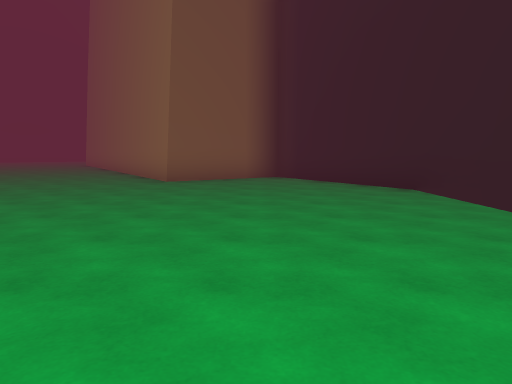
[1] (above)

16 first-person views from a walk through a Unity game level. The camera is 1.3 m above the floor, tilts 6° down and sees 70° across. The floor is counted in squares, 2 m on a side. Each view is taken from the middle of a square. On the plan, view 1 faces up. The plan holds only what a view shows up to about 11 squares ahead; the rest is blank. The place goes on beyond the plan.

[2]
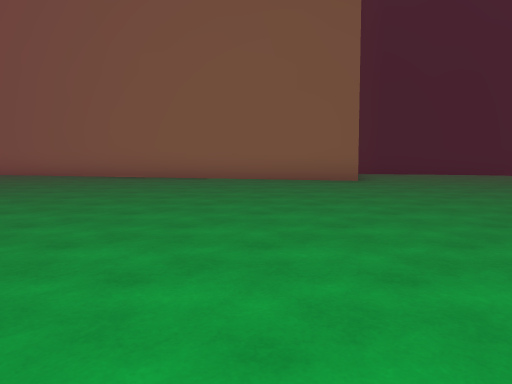

[3]
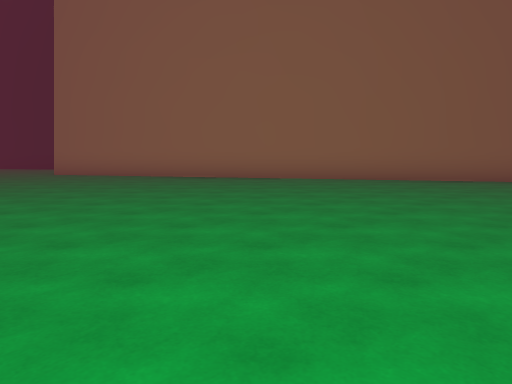

[4]
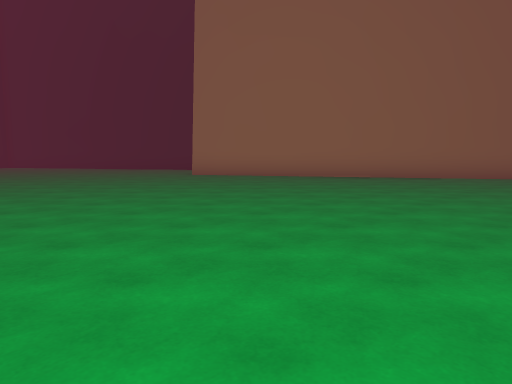

[5]
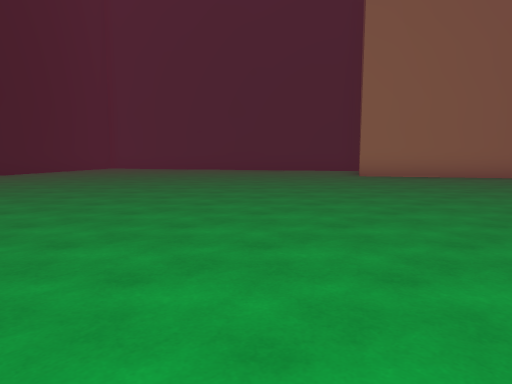

[6]
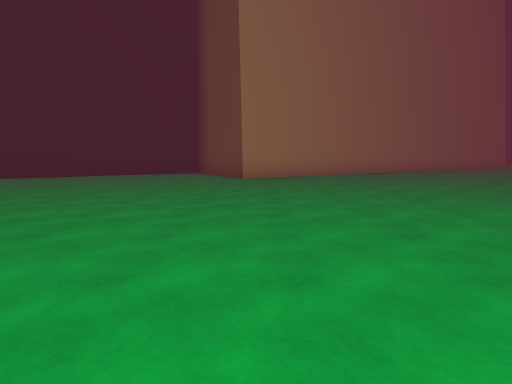

[7]
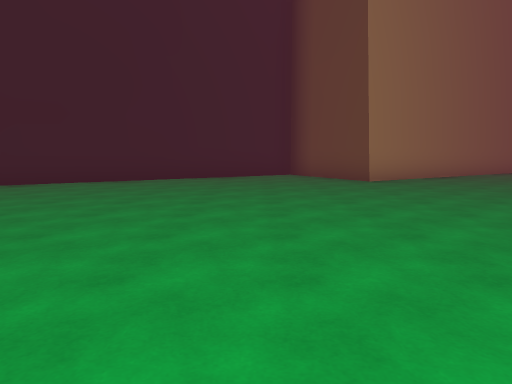

[8]
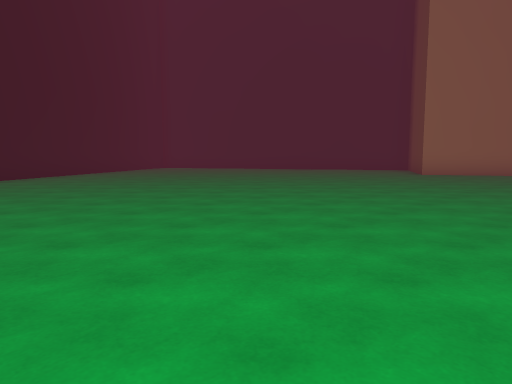

[9]
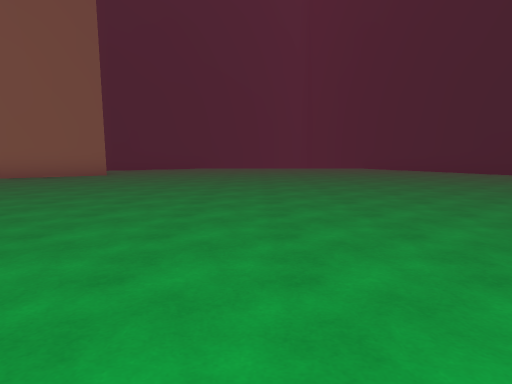

[10]
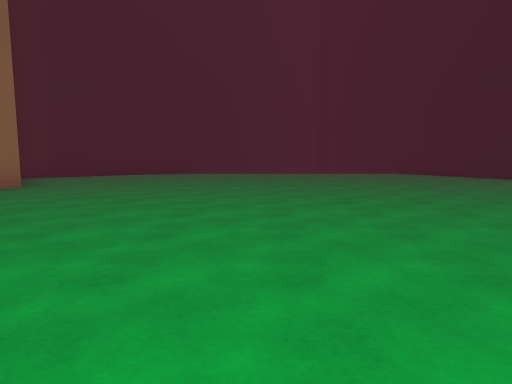

[11]
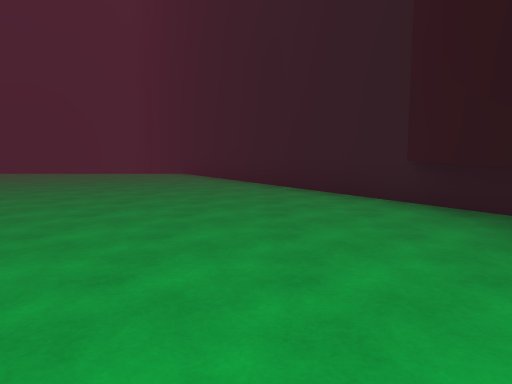

[12]
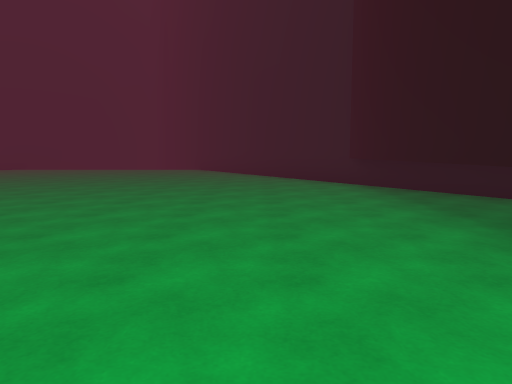

[13]
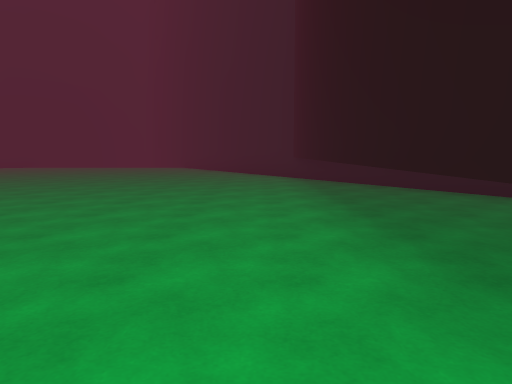

[14]
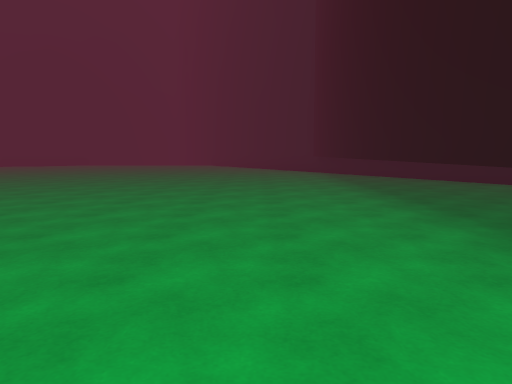

[15]
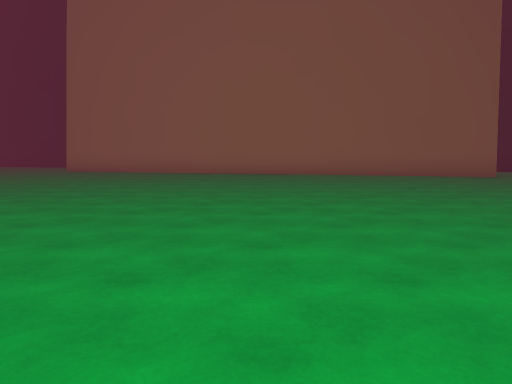

[16]
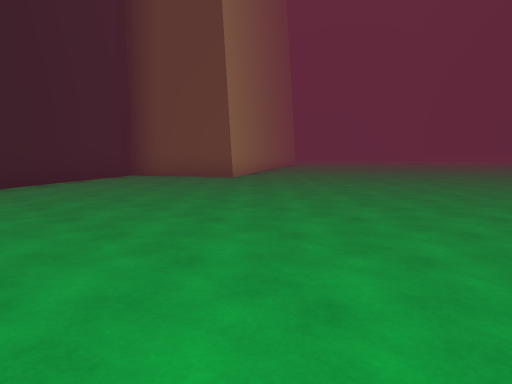

### Floor plan
Points are (right, up) in squares from view 1. A wall is a line through its corners. A room is listed if a view was taken in it or the views show most of it. See-through windows are left out.
Room 1 (views 1, 2, 3, 4, 5, 6, 7, 8, 9, 10, 11, 12, 13, 14, 15, 16)
walls: (-14.4, -4.8) (-4.1, -5); (-5, -5.5) (2.1, -1.1); (-17.4, 27.5) (-19.2, 26.4); (3.5, 5.5) (0.6, 10.2) (-2, 8.5) (-9.4, 20.4) (-6.7, 21.9) (-10.2, 27.6)

Positions as (right, up) in squares from view 1, and headings:
1: (0, 0), facing up
2: (-10, 4), facing up-right
3: (-13, 8), facing up-right
4: (-16, 11), facing up-right
5: (-19, 15), facing up-right
6: (-19, 20), facing right
7: (-18, 23), facing right
8: (-21, 16), facing up-right
9: (-13, 4), facing right
10: (-9, 4), facing right
11: (-9, -3), facing right
12: (-12, -3), facing right
13: (-14, -4), facing right
14: (-17, -3), facing right
15: (-14, 6), facing up-right
16: (-17, 27), facing down-right
